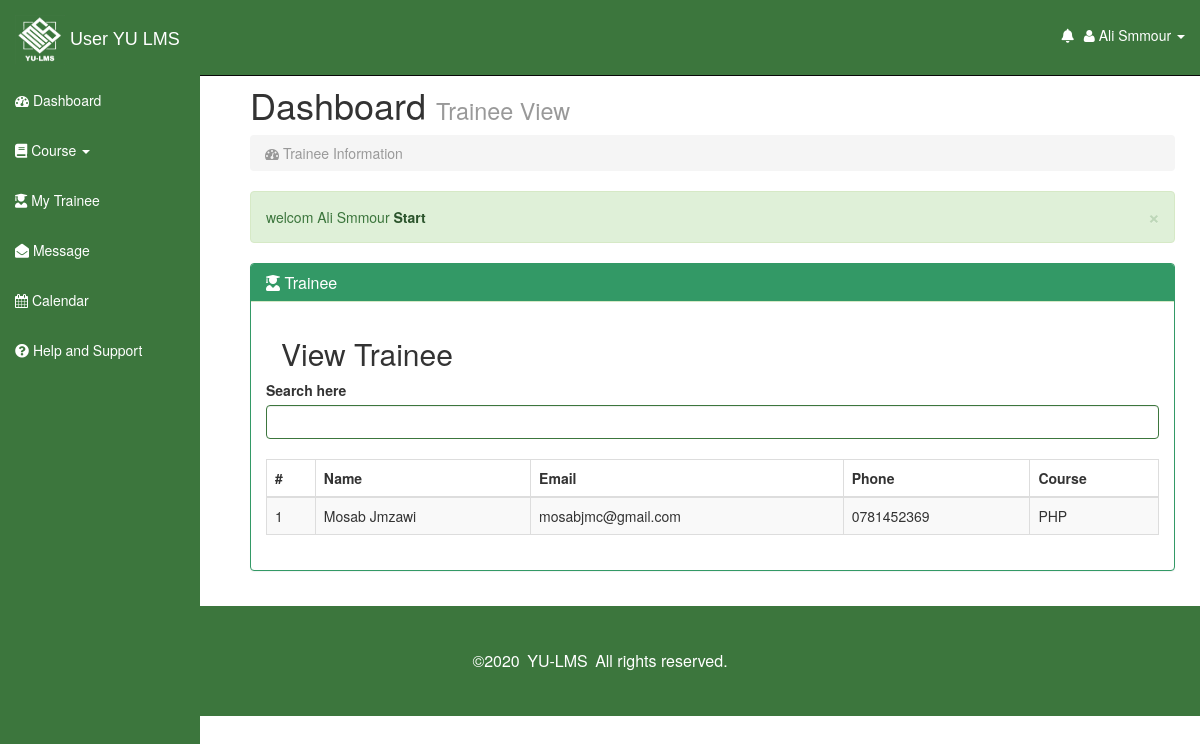
Screenshot of /staff/Trainee.php (signed in) with the database file from the repository.
### tables this page shows
CREATE TABLE `course_table` (
  `course_id` int(10) NOT NULL,
  `course_name` varchar(20) NOT NULL,
  `course_description` varchar(3000) NOT NULL,
  `semester` varchar(15) NOT NULL,
  `course_date` date NOT NULL,
  `course_time` time NOT NULL,
  `material_link` varchar(3000) NOT NULL,
  `course_status` char(1) NOT NULL,
  `admin_id` int(5) NOT NULL,
  `staff_id` int(5) NOT NULL
);

CREATE TABLE `staff_table` (
  `staff_id` int(10) NOT NULL,
  `staff_name` varchar(50) NOT NULL,
  `staff_email` varchar(50) NOT NULL,
  `staff_password` varchar(50) NOT NULL,
  `staff_address` varchar(10) NOT NULL,
  `staff_gender` char(1) NOT NULL,
  `staff_phone_num` varchar(10) NOT NULL,
  `f_id` int(10) NOT NULL
);

### staff/Trainee.php (the view, shortened to what this page needs)
<?php session_start();
include"connect.php";?>
<?php
function staff_info($conn)
{
$staff_id=$_SESSION['staff_ID'];
$table='';
$records="SELECT staff_name,staff_email,staff_phone_num,course_name
          FROM   staff_table stf,take_relation tk,course_table crs
          WHERE   stf.staff_id=tk.staff_id AND crs.course_id=tk.course_id AND tk.course_id IN
         (SELECT course_id FROM course_table WHERE staff_id=$staff_id AND course_status=1)
          ORDER BY course_name,staff_name asc";
$result = mysqli_query($conn,$records);
$c = 1;
if(mysqli_num_rows($result)>0)
{
while($row=mysqli_fetch_assoc($result))
{
  $table.="<tr>";
  $table.= "<td>".$c." </td>";
  $table.= "<td>".$row['staff_name']." </td>";
  $table.= "<td>".$row['staff_email']." </td>";
  $table.= "<td>".$row['staff_phone_num']." </td>";
  $table.= "<td>".$row['course_name']." </td>";
  $table.= "</tr>";
                $c++;
}}
return $table;
}
?>
<!DOCTYPE html>
<html lang="en">
  <head>
<link rel='stylesheet' href='https://use.fontawesome.com/releases/v5.7.0/css/all.css'>
    <link href="css/bootstrap.css" rel="stylesheet">
    <link href="css/sb-admin.css" rel="stylesheet">
    <link rel="stylesheet" href="font-awesome/css/font-awesome.min.css">
    <link rel="stylesheet" href="http://cdn.oesmith.co.uk/morris-0.4.3.min.css">
    <link rel="stylesheet" type="text/css" href="https://cdnjs.cloudflare.com/ajax/libs/sweetalert/1.1.0/sweetalert.min.css">
  </head>
  <body>
             <?php include 'sidNav.php';?>
      <div id="page-wrapper">
        <div class="row">
          <div class="col-lg-12">
            <h1>Dashboard <small>Trainee View</small></h1>
            <ol class="breadcrumb">
              <li class="active"><i class="fa fa-dashboard"></i>  Trainee Information </li>
            </ol>
            <div class="alert alert-success alert-dismissable">
              <button type="button" class="close" data-dismiss="alert" aria-hidden="true">&times;</button>
                welcom <?php echo $_SESSION['staff_user'];?> <a class="alert-link" href="#">Start </a>
            </div>
          </div>
        </div>
        <div class="row">
          <div class="col-lg-12">
            <div class="panel panel-success">
              <div class="panel-heading">
                <h3 class="panel-title"><i class="fas fa-user-graduate"></i> Trainee </h3>
              </div>
              <div class="panel-body">
          <div class="col-lg-12">
            <h2>View Trainee </h2>
            </div>
            <div class="table-responsive">
              <div class="form-group has-success"> <label for="exampleInputEmail1">Search here </label> <input id="searchdata" type="text" name="searchdata" class="form-control " autocomplete="off" autofocus="autofocus">
                <br>
              <table class="table table-bordered table-hover table-striped tablesorter">
                <thead>
                  <tr>
                    <th>#</th>
                    <th>Name</th>
                    <th>Email</th>
                    <th>Phone</th>
                    <th>Course</th>
                  </tr>
                </thead>
                <tbody id="table"> <?php echo staff_info($conn); ?> </tbody>
              </table>
            </div>
          </div>
        </div>
    </div>
</div>
</div>
</div>
      </div>
<?php include "footers.php"; ?>
  </body>
</html>

### staff/css/sb-admin.css (style rules this page uses)
body { margin-top: 50px; }
#page-wrapper { width: 100%; padding: 5px 15px; }
table.tablesorter thead { cursor: pointer; }
@media (min-width:768px) { #page-wrapper { padding: 15px 25px; } }

### rows the page displays
course_table: staff_table.staff_name "Mosab Jmzawi", staff_table.staff_email "mosabjmc@gmail.com", staff_table.staff_phone_num "0781452369", course_name "PHP"

### other values shown
$_SESSION['staff_user'] "Ali Smmour"
